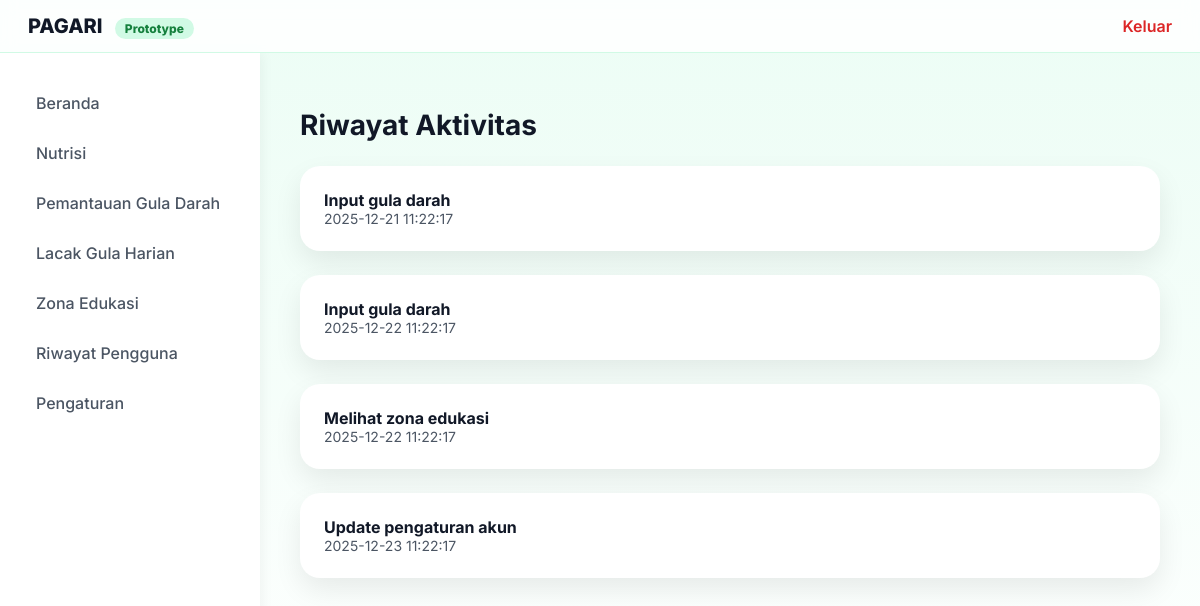
Page /pagari/riwayat.php (signed in) on the committed database.
### tables this page shows
CREATE TABLE `user_activity` (
  `id` int(11) NOT NULL AUTO_INCREMENT,
  `user_id` int(11) DEFAULT NULL,
  `aktivitas` varchar(255) DEFAULT NULL,
  `created_at` timestamp NOT NULL DEFAULT current_timestamp(),
  PRIMARY KEY (`id`)
);

### pagari/riwayat.php (the view)
<?php include "inc/config.php"; include "inc/auth.php";
include "inc/header.php"; include "inc/sidebar.php";
$r=mysqli_query($conn,"SELECT * FROM user_activity WHERE user_id=".$_SESSION['user_id']);
while($a=mysqli_fetch_assoc($r)):
?>
<div class="section">
  <h2>Riwayat Aktivitas</h2>
  <?php while ($a = mysqli_fetch_assoc($r)): ?>
    <div class="card">
      <strong><?= $a['aktivitas']; ?></strong>
      <div class="metric-sub"><?= $a['created_at']; ?></div>
    </div>
  <?php endwhile; ?>
</div>
<?php endwhile; include "inc/footer.php"; ?>

### pagari/assets/css/style.css (style rules this page uses)
:root { --green-50: #ecfdf5; --green-100: #d1fae5; --green-600: #16a34a; --green-700: #15803d; --gray-900: #111827; --gray-600: #4b5563; }
* { box-sizing: border-box; }
body { margin: 0; font-family: 'Inter', sans-serif; background: linear-gradient(180deg, var(--green-50), #ffffff); color: var(--gray-900); }
.section { margin-bottom: 40px; }
h2 { font-size: 28px; font-weight: 700; margin-bottom: 24px; }
.card { background: #ffffff; border-radius: 20px; padding: 24px; margin-bottom: 24px; box-shadow: 0 12px 28px rgba(0,0,0,0.08); }
.metric-sub { font-size: 14px; color: var(--gray-600); }

### rows in the picture
user_activity: aktivitas "Input gula darah", created_at "2025-12-21 11:22:17"
user_activity: aktivitas "Input gula darah", created_at "2025-12-22 11:22:17"
user_activity: aktivitas "Melihat zona edukasi", created_at "2025-12-22 11:22:17"
user_activity: aktivitas "Update pengaturan akun", created_at "2025-12-23 11:22:17"
